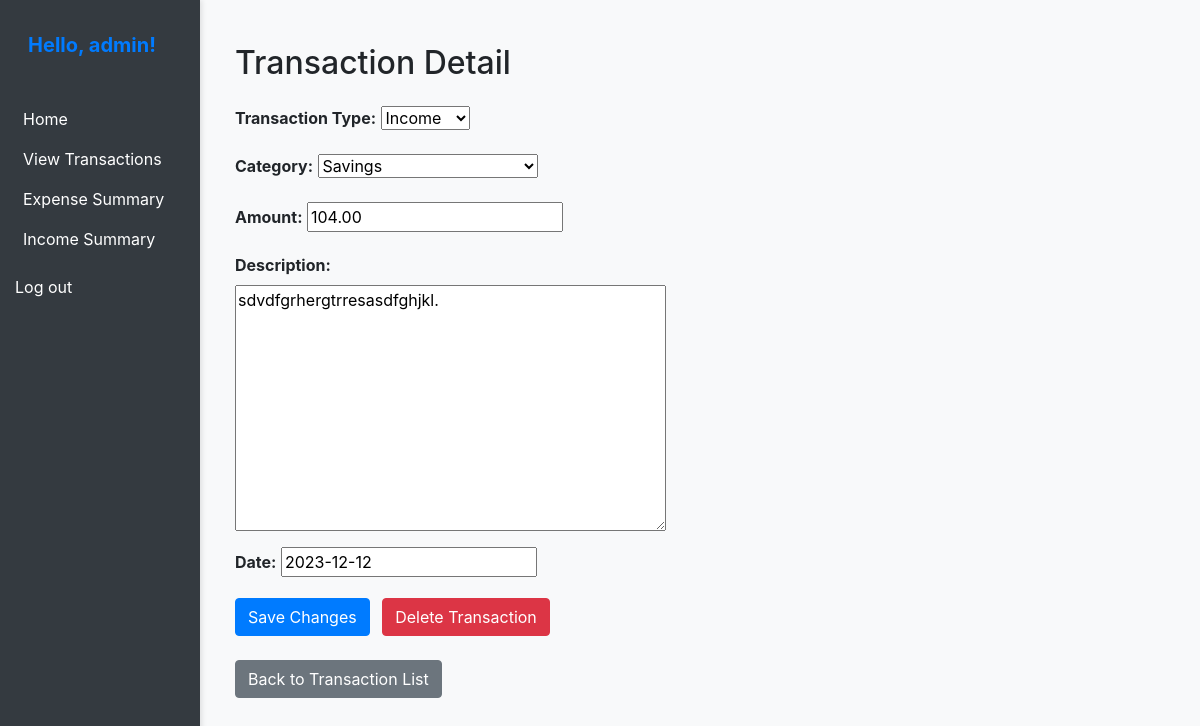
The app's page /expense_tracker/transactions/15/edit (signed in) with its own data.
### expense_manager/models.py (models this page shows, shortened)
class Transaction(models.Model):
    user = models.ForeignKey(User, on_delete=models.CASCADE)
    amount = models.DecimalField(max_digits=10, decimal_places=2)
    category = models.ForeignKey(Category, on_delete=models.CASCADE)
    description = models.TextField(max_length=50, null=True, blank=True)
    date = models.DateField()
    TRANSACTION_TYPES = [
        ('income', 'Income'),
        ('expense', 'Expense'),
    ]
    transaction_type = models.CharField(max_length=10, choices=TRANSACTION_TYPES)
    class Meta:
        verbose_name = 'Transaction'
        verbose_name_plural = 'Transactions'

### expense_manager/views.py (the view)
# urls.py: path('transactions/<int:transaction_id>/edit', views.edit_transaction, name='edit_transaction'),
@login_required
def edit_transaction(request, transaction_id):
    transaction = get_object_or_404(Transaction, pk=transaction_id)
    if request.method == 'POST':
        form = TransactionEditForm(request.POST, instance=transaction)
        if form.is_valid():
            form.save()
            return redirect('transaction_detail', transaction_id=transaction.id)
    else:
        form = TransactionEditForm(instance=transaction)
    return render(request, 'transaction_edit.html', {'form': form, 'transaction': transaction})

### expense_manager/forms.py
class TransactionEditForm(forms.ModelForm):
    class Meta:
        model = Transaction
        fields = ['transaction_type', 'category', 'amount', 'description', 'date']

### expense_manager/models.py (called while the page is built)
    def __str__(self):
        return self.get_category_name_display()

### templates/transaction_edit.html (shortened to what this page needs)
{% extends "base.html" %}
{% block content %}
    <div class="container">
        <h2 class="my-4">Transaction Detail</h2>
        <form method="post" action="{% url 'edit_transaction' transaction.id %}" class="mb-4">
            <div class="form-group">
                <label for="{{ form.transaction_type.id_for_label }}" class="font-weight-bold">Transaction Type:</label>
                {{ form.transaction_type }}
            </div>
            <div class="form-group">
                <label for="{{ form.category.id_for_label }}" class="font-weight-bold">Category:</label>
                {{ form.category }}
            </div>
            <div class="form-group">
                <label for="{{ form.amount.id_for_label }}" class="font-weight-bold">Amount:</label>
                {{ form.amount }}
            </div>
            <div class="form-group">
                <label for="{{ form.description.id_for_label }}" class="font-weight-bold">Description:</label>
                <div class="input-group">
                    {{ form.description }}
                </div>
            </div>
            <div class="form-group">
                <label for="{{ form.date.id_for_label }}" class="font-weight-bold">Date:</label>
                {{ form.date }}
            </div>
            <div class="form-group">
                <button type="submit" class="btn btn-primary mr-2">Save Changes</button>
                <a href="#" onclick="showConfirmationDialog({{ transaction.id }})" class="btn btn-danger">Delete Transaction</a>
            </div>
        </form>
        <p><a href="{% url 'transaction_list' %}" class="btn btn-secondary">Back to Transaction List</a></p>
    </div>
{% endblock %}

### templates/base.html (shortened to what this page needs)
<!DOCTYPE html>
<html lang="en">
<head>
    <link rel="stylesheet" href="https://stackpath.bootstrapcdn.com/bootstrap/4.1.3/css/bootstrap.min.css">
    {% load static %}
    <link rel="stylesheet" href="{% static 'css/styles.css' %}">
</head>
<body>
    <div class="container-fluid">
        <div class="row">
            <div class="col-sm-2">
                {% block sidebar %}
                {% if user.is_authenticated %}
                <div class="text-center mb-4">
                    <a class="navbar-brand">
                        <p>Hello, {{ user.get_username }}!</p>
                    </a>
                </div>
                {% endif %}
                <ul class="sidebar-nav">
                    <li><a href="{% url 'index' %}">Home</a></li>
                    <li><a href="{% url 'transaction_list' %}">View Transactions</a></li>
                    <li><a href="{% url 'expense_summary' %}">Expense Summary</a></li>
                    <li><a href="{% url 'income_summary' %}">Income Summary</a></li>
                </ul>
                {% if user.is_authenticated %}
                <a href="{% url 'logout'%}" style="color: #ffffff;">Log out</a>
                {% else %}
                <a href="{% url 'login'%}" style="color: #ffffff;">Log in</a><br>
                <a href="{% url 'register'%}" style="color: #ffffff;">Register</a>
                {% endif %}
                {% endblock %}
            </div>
            <div class="custom-alert-container">
            </div>
            <div class="col-sm-10 ">
                {% block content %}{% endblock %}
            </div>
        </div>
    </div>
</body>
</html>

### expense_manager/static/css/styles.css (style rules this page uses)
.row { margin: 0; height: 100%; }
body { background-color: #f8f9fa; }
.container-fluid { height: 100vh; padding: 0; }
.sidebar-nav { list-style: none; padding: 0; background-color: #343a40; color: #ffffff; }
.sidebar-nav li { padding: 8px; }
.sidebar-nav a { color: #ffffff; text-decoration: none; }
.navbar-brand p { margin: 0; padding: 10px; color: #007bff; font-weight: bold; }
.custom-alert-container { position: fixed; top: 0; right: 0; z-index: 1000; padding: 10px; }
.col-sm-2 { background-color: #343a40; color: #fff; padding: 15px; min-height: 100%; box-shadow: 2px 0 5px rgba(0, 0, 0, 0.1); }
.col-sm-10 { padding: 20px; }

### records on screen
Transaction: transaction_type "Income", category "Savings", amount "104.00", description "sdvdfgrhergtrresasdfghjkl.", date "2023-12-12"

### other values on screen
{{ user.get_username }} "admin"
